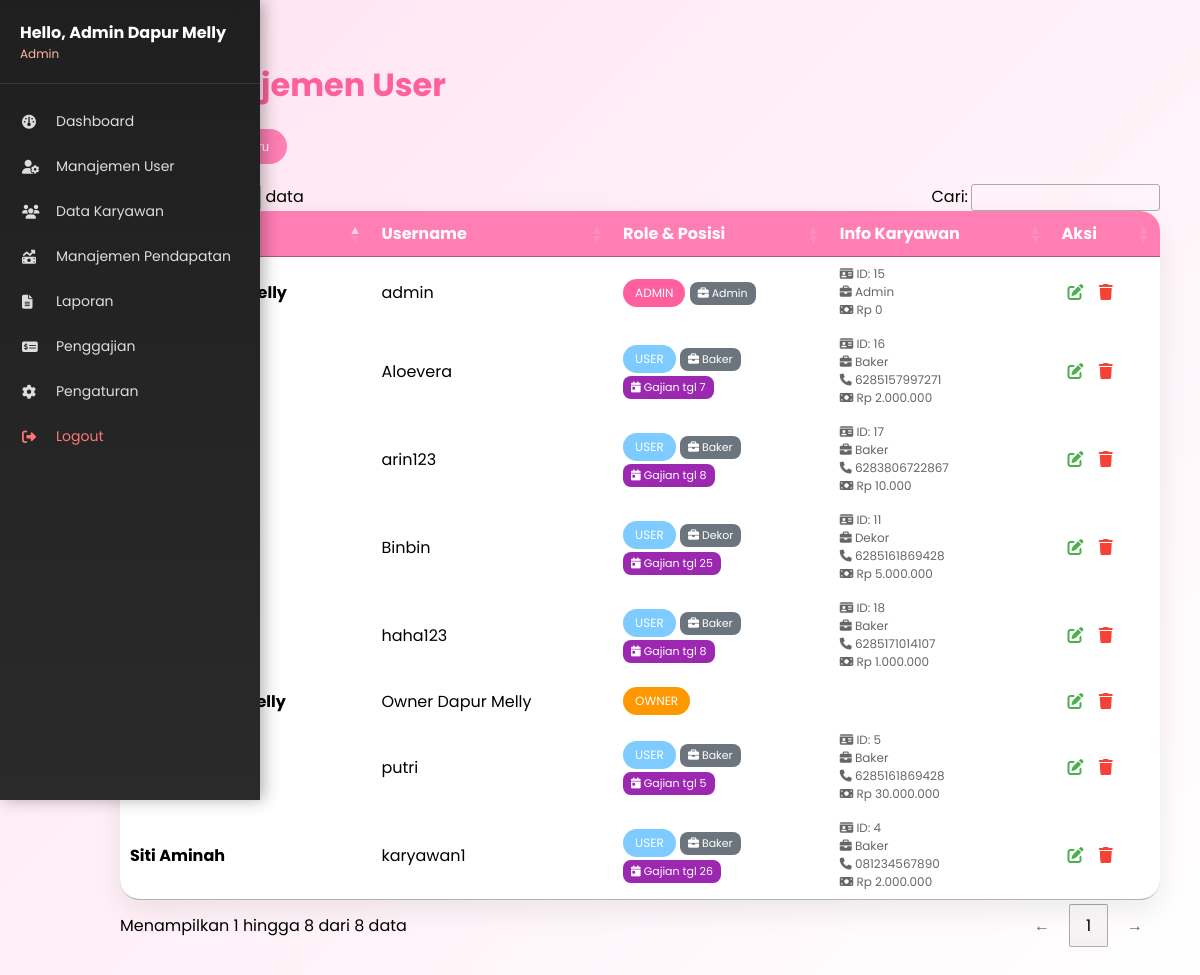
Page /dapur-melly/admin/manajemen_user.php (signed in) on the committed database.
### tables this page shows
CREATE TABLE `karyawan` (
  `id_karyawan` int(11) NOT NULL,
  `user_id` int(11) NOT NULL,
  `alamat` text DEFAULT NULL,
  `no_telp` varchar(20) DEFAULT NULL,
  `gaji_pokok` decimal(12,2) NOT NULL,
  `lama_bekerja` int(11) DEFAULT NULL COMMENT 'dalam bulan',
  `posisi` varchar(50) DEFAULT NULL,
  `tgl_masuk` date DEFAULT NULL,
  `tgl_gajian_rutin` tinyint(4) DEFAULT NULL COMMENT 'contoh: 25',
  `tgl_gajian` date DEFAULT NULL
);

CREATE TABLE `users` (
  `id` int(11) NOT NULL,
  `username` varchar(50) NOT NULL,
  `password` varchar(255) NOT NULL,
  `role` enum('admin','owner','user') NOT NULL,
  `nama_lengkap` varchar(100) NOT NULL,
  `email` varchar(100) DEFAULT NULL,
  `last_login` timestamp NULL DEFAULT NULL,
  `foto_profil` varchar(255) DEFAULT 'default.png',
  `created_at` timestamp NOT NULL DEFAULT current_timestamp(),
  `updated_at` timestamp NOT NULL DEFAULT current_timestamp() ON UPDATE current_timestamp()
);

### dapur-melly/admin/manajemen_user.php (the view, shortened to what this page needs)
<?php
require '../config/koneksi.php';
include '../includes/sidebar.php';
$q = mysqli_query($conn, "
    SELECT
        u.id,
        u.nama_lengkap,
        u.username,
        u.role,
        k.id_karyawan,
        k.posisi,
        k.no_telp,
        k.tgl_gajian_rutin,
        k.gaji_pokok
    FROM users u
    LEFT JOIN karyawan k ON u.id = k.user_id
    ORDER BY u.nama_lengkap ASC
");
?>
<!DOCTYPE html>
<html lang="id">
<head>
<link rel="stylesheet" href="https://cdnjs.cloudflare.com/ajax/libs/font-awesome/6.5.0/css/all.min.css">
<link rel="stylesheet" href="https://cdn.datatables.net/1.13.7/css/jquery.dataTables.min.css">
</head>
<body>
<div class="main">
<h1>👤 Manajemen User</h1>
<button class="btn" onclick="openTambah()">
    <i class="fas fa-user-plus"></i> Tambah User Baru
</button>
<table id="tabel">
<thead>
<tr>
    <th>Nama Lengkap</th>
    <th>Username</th>
    <th>Role & Posisi</th>
    <th>Info Karyawan</th>
    <th>Aksi</th>
</tr>
</thead>
<tbody>
<?php while($d=mysqli_fetch_assoc($q)):
    $karyawan_info = '';
    $tanggal_info = '';
    if ($d['id_karyawan']) {
        $karyawan_info = '<div style="font-size:12px; color:#666;">
            <i class="fas fa-id-card"></i> ID: ' . $d['id_karyawan'] . '
            ' . ($d['posisi'] ? '<br><i class="fas fa-briefcase"></i> ' . $d['posisi'] : '') . '
            ' . ($d['no_telp'] ? '<br><i class="fas fa-phone"></i> ' . $d['no_telp'] : '') . '
            ' . ($d['gaji_pokok'] ? '<br><i class="fas fa-money-bill"></i> Rp ' . number_format($d['gaji_pokok'], 0, ',', '.') : '') . '
        </div>';
        if ($d['tgl_gajian_rutin']) {
            $tanggal_info = '<br><span class="tanggal-badge">
                <i class="fas fa-calendar-day"></i> Gajian tgl ' . $d['tgl_gajian_rutin'] . '
            </span>';
        }
    }
?>
<tr>
    <td>
        <strong><?= htmlspecialchars($d['nama_lengkap']) ?></strong>
    </td>
    <td><?= htmlspecialchars($d['username']) ?></td>
    <td>
        <span class="role <?= $d['role'] ?>">
            <?= strtoupper($d['role']) ?>
        </span>
        <?php if($d['posisi']): ?>
        <div class="posisi-badge">
            <i class="fas fa-briefcase"></i> <?= $d['posisi'] ?>
        </div>
        <?php endif; ?>
        <?= $tanggal_info ?>
    </td>
    <td>
        <?= $karyawan_info ?>
    </td>
    <td>
        <button class="action-btn edit" onclick='editUser(<?= json_encode($d) ?>)' title="Edit">
            <i class="fa fa-edit"></i>
        </button>
        <a class="action-btn delete"
           href="hapus_user.php?id=<?= $d['id'] ?>"
           onclick="return confirm('Hapus user \"<?= addslashes($d['nama_lengkap']) ?>\"?')"
           title="Hapus">
            <i class="fa fa-trash"></i>
        </a>
    </td>
</tr>
<?php endwhile ?>
</tbody>
</table>
</div>
</body>
</html>

### dapur-melly/admin/manajemen_user.php (style rules this page uses)
:root { --pink:#ff7eb3; --pink-soft:#ffe3f0; --white:#fff; --shadow:0 10px 30px rgba(0,0,0,.08); }
body { margin:0; font-family:Poppins; background:linear-gradient(135deg,var(--pink-soft),#fff); }
.main { margin-left:80px; padding:40px; }
h1 { color:#ff5f9e; margin-bottom:20px; }
.btn { background:var(--pink); color:#fff; border:none; padding:10px 18px; border-radius:20px; cursor:pointer; transition:.3s; margin-bottom:20px; }
table { width:100%; background:#fff; border-radius:20px; overflow:hidden; box-shadow:var(--shadow); }
thead { background:var(--pink); color:#fff; }
th,td { padding:12px; }
.role { padding:5px 12px; border-radius:14px; font-size:12px; color:#fff; display:inline-block; }
.admin { background:#ff5f9e }
.owner { background:#ff9800 }
.user { background:#7ecbff }
.posisi-badge { background:#6c757d; color:white; padding:3px 8px; border-radius:8px; font-size:11px; display:inline-block; margin-top:5px; }
.tanggal-badge { background:#9c27b0; color:white; padding:3px 8px; border-radius:8px; font-size:11px; display:inline-block; margin-top:3px; }
.action-btn { background:none; border:none; cursor:pointer; font-size:16px; margin-right:5px; }
.edit { color:#4caf50 }
.delete { color:#f44336 }

### rows in the picture
karyawan: user.nama_lengkap "Admin Dapur Melly", user.username "admin", user.role "ADMIN", posisi "Admin", id_karyawan "15", gaji_pokok "0"
karyawan: user.username "Aloevera", user.role "USER", posisi "Baker", tgl_gajian_rutin "7", id_karyawan "16", no_telp "6285157997271", gaji_pokok "2.000.000"
karyawan: user.username "arin123", user.role "USER", posisi "Baker", tgl_gajian_rutin "8", id_karyawan "17", no_telp "6283806722867", gaji_pokok "10.000"
karyawan: user.username "Binbin", user.role "USER", posisi "Dekor", tgl_gajian_rutin "25", id_karyawan "11", no_telp "6285161869428", gaji_pokok "5.000.000"
karyawan: user.username "haha123", user.role "USER", posisi "Baker", tgl_gajian_rutin "8", id_karyawan "18", no_telp "6285171014107", gaji_pokok "1.000.000"
users: nama_lengkap "Owner Dapur Melly", username "Owner Dapur Melly", role "OWNER"
karyawan: user.username "putri", user.role "USER", posisi "Baker", tgl_gajian_rutin "5", id_karyawan "5", no_telp "6285161869428", gaji_pokok "30.000.000"
karyawan: user.nama_lengkap "Siti Aminah", user.username "karyawan1", user.role "USER", posisi "Baker", tgl_gajian_rutin "26", id_karyawan "4", no_telp "081234567890", gaji_pokok "2.000.000"

### other values in the picture
$nama "Admin Dapur Melly"
$role "Admin"
